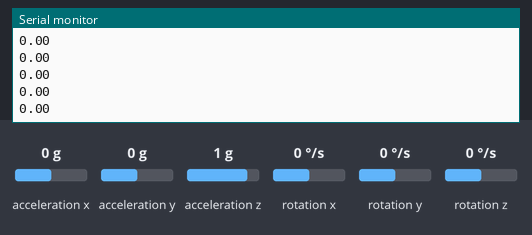
Bench run of a sketch on a simulated Arduino Uno, built with avr-gcc and run on an emulated ATmega328P. Parts: the last lines printed to the serial monitor. Inputs (shaded band) come from the test bench; at power-on: rotation z 0 °/s, acceleration x 0 g, acceleration y 0 g, acceleration z 1 g, rotation x 0 °/s, rotation y 0 °/s. The ROS host is connected and sends only what is stated.

Above: at 1.2 s.
1.3 s: rotation z set to -192 °/s
At 1.62 s:
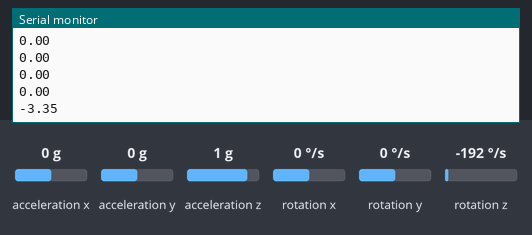
2.8 s: rotation z set to -100 °/s
At 2.86 s:
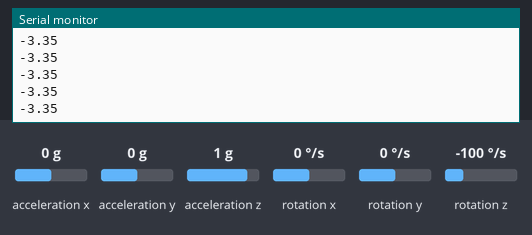
Timing chart, 0 to 5.8 s (numbered marks = the images above; inputs shaded):
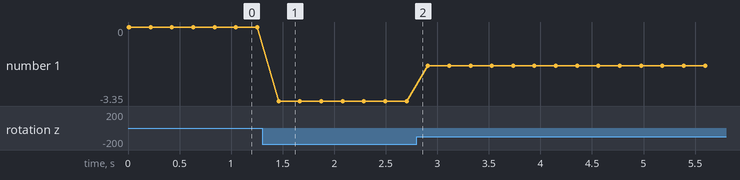

Measured:
- after the input at 1.3 s, the serial monitor: prints a new line after 0.16 s (image 1)
- plotted number 1: 0 → -3.35 after the input at 1.3 s, -3.35 → -1.75 after the input at 2.8 s

The sketch:

IMU9250.ino
```cpp
#include <ros.h>
#include <ros/time.h>
#include "MPU9250.h"

#include <sensor_msgs/Imu.h> // need this for generating imu messages in ros

#include <Wire.h>

MPU9250 IMU(Wire,0x68);
double accX, accY, accZ, gyrX, gyrY, gyrz;

ros::NodeHandle nh;
sensor_msgs::Imu imu_msg;
ros::Publisher imu_data("/imu_data", &imu_msg);

uint32_t seq;
int status;


void read_IMU(){
  imu_msg.header.frame_id= "/imu";
  IMU.readSensor();
  accX= IMU.getAccelX_mss();
  accY = IMU.getAccelY_mss();
  accZ= IMU.getAccelZ_mss();
  imu_msg.linear_acceleration.x= accX;
  imu_msg.linear_acceleration.y = accY;
  imu_msg.linear_acceleration.z = accZ;

  imu_msg.angular_velocity.x=IMU.getGyroX_rads();
  imu_msg.angular_velocity.y=IMU.getGyroY_rads();
  imu_msg.angular_velocity.z=IMU.getGyroZ_rads();

  Serial.println(imu_msg.angular_velocity.z);


  imu_data.publish(&imu_msg);

}
void setup() {
  nh.initNode();
  Wire.begin();
  Serial.begin(115200);
  while(!Serial) {}

  // start communication with IMU
  status = IMU.begin();
  if (status < 0) {
    Serial.println("IMU init/8ialization unsuccessful");
    Serial.println("Check IMU wiring or try cycling power");
    Serial.print("Status: ");
    Serial.println(status);
    while(1) {}

  }
  else{
    nh.advertise(imu_data);
    read_IMU();
  }


}

  // put your setup code here, to run once:


void loop() {
  // put your main code here, to run repeatedly:
  read_IMU();
  nh.spinOnce();
    delay(200);

}
```
